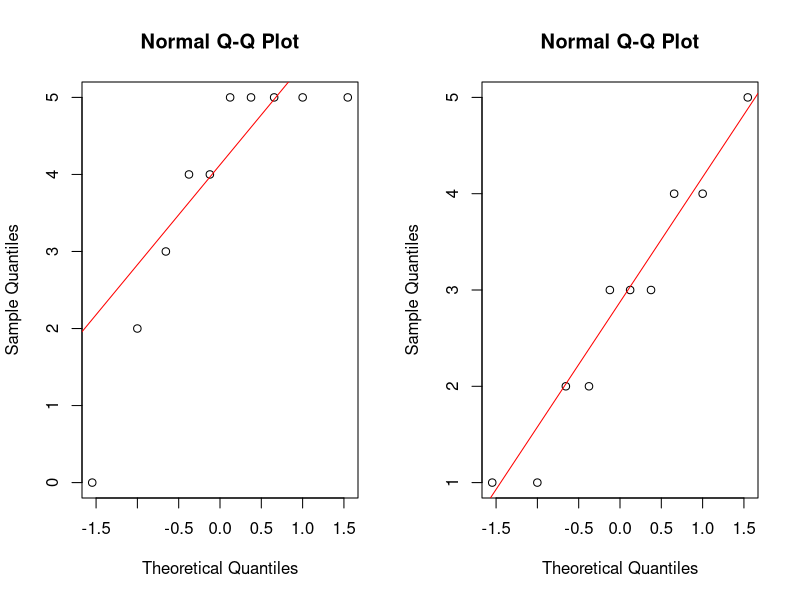
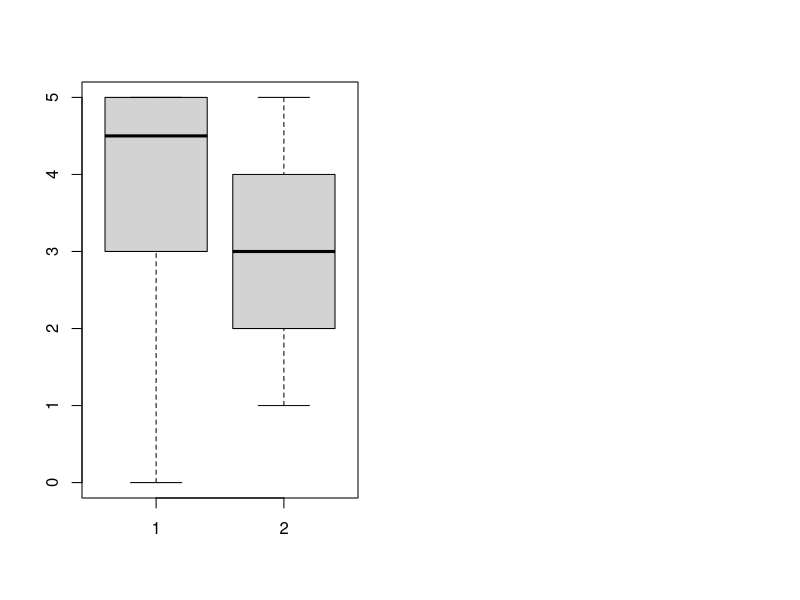

Write the R code that produced these figures, in order.
## ---- chunk 1
x <- c(3, 0, 5, 2, 5, 5, 5, 4, 4, 5)
y <- c(2, 1, 4, 1, 4, 3, 3, 2, 3, 5)
## ---- chunk 2
# normality test
par(mfrow=c(1,2))
qqnorm(x); qqline(x, col="red")
qqnorm(y); qqline(y, col="red")
shapiro.test(x)
shapiro.test(y)
## ---- chunk 3
# homogeneity of variances
boxplot(x,y)
var.test(x,y)
## ---- chunk 4
t.test(x,y, paired = TRUE,
       var.equal = TRUE)
## ---- chunk 5
wilcox.test(x,y, paired = TRUE)
